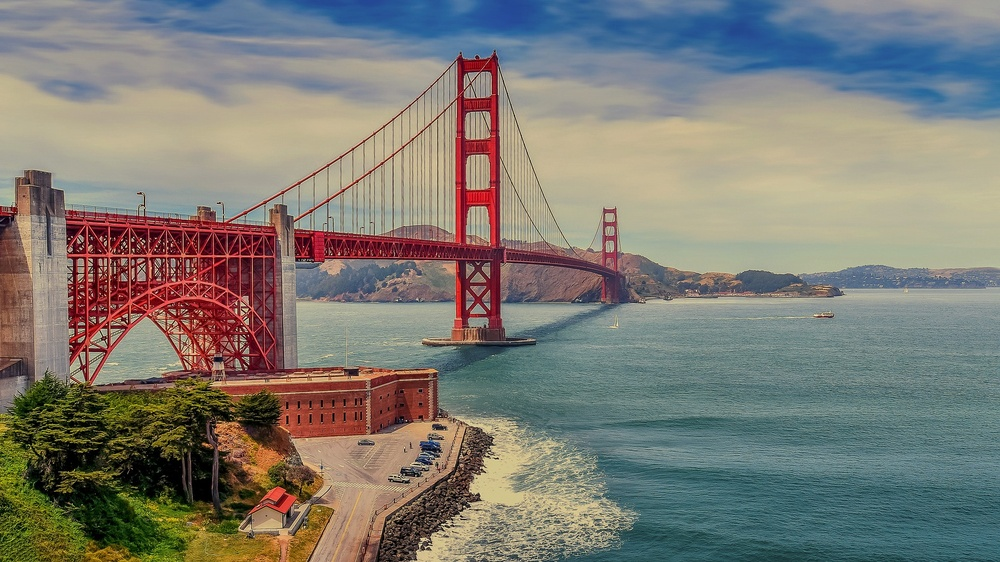
//> input picture OpenCV/ImagesComparison/original_golden_bridge.jpg, 1000 x 562 px, shrunk from 1920 x 1079 before the run
$ ./findContours_demo ../ImagesComparison/original_golden_bridge.jpg   (built with g++ and OpenCV 4)
//> lines starting //> are read from the running program, lines starting //| are printed output that depends on the picture; after the words box and inside, x2 and y2 are one past the last pixel; in counts of white or black regions, pixels touching at a corner belong together
#include <opencv2/highgui/highgui.hpp>
#include <opencv2/imgproc/imgproc.hpp>
#include <iostream>
#include <stdio.h>
#include <stdlib.h>

using namespace cv;
using namespace std;

Mat src; Mat src_gray;
int thresh = 100;
int max_thresh = 255;
RNG rng(12345);

/// Function header
void thresh_callback(int, void* );

/** @function main */
int main( int argc, char** argv )
{
  /// 加载源图像
  src = imread( argv[1], 1 );
//> src is the input picture: 562 rows x 1000 cols, CV_8UC3; mean B, G, R 116.2, 123.8, 125.7

  /// 转成灰度并模糊化降噪
  cvtColor( src, src_gray, CV_BGR2GRAY );
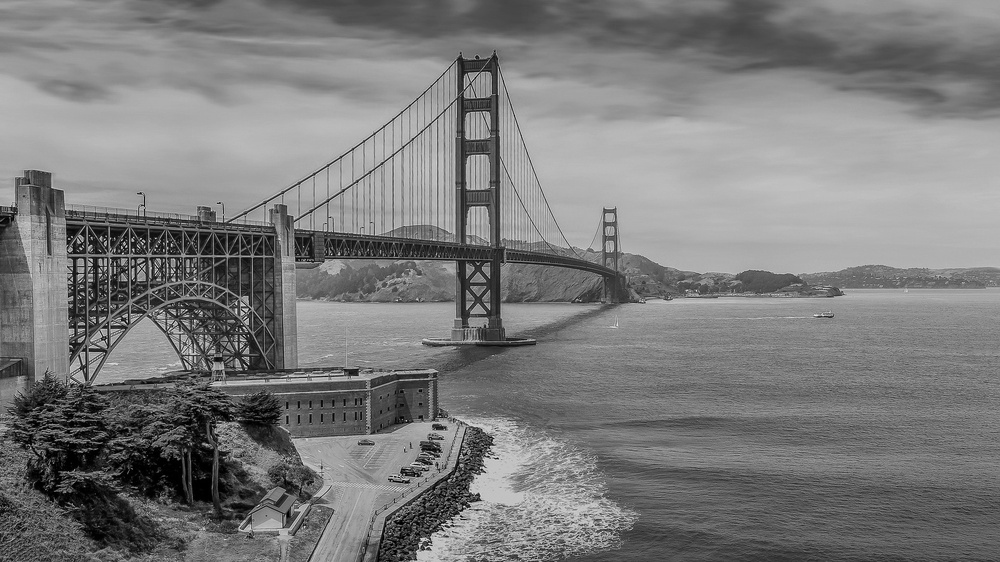
//> src_gray: 562 rows x 1000 cols, CV_8UC1; min 0, max 242, mean 123.5
  blur( src_gray, src_gray, Size(3,3) );

  /// 创建窗体
  char* source_window = "Source";
  namedWindow( source_window, CV_WINDOW_AUTOSIZE );
  imshow( source_window, src );

  createTrackbar( " Canny thresh:", "Source", &thresh, max_thresh, thresh_callback );
  thresh_callback( 0, 0 );

  waitKey(0);
  return(0);
}

/** @function thresh_callback */
void thresh_callback(int, void* )
{
  Mat canny_output;
  vector<vector<Point> > contours;
  vector<Vec4i> hierarchy;

  /// 用Canny算子检测边缘
  Canny( src_gray, canny_output, thresh, thresh*2, 3 );
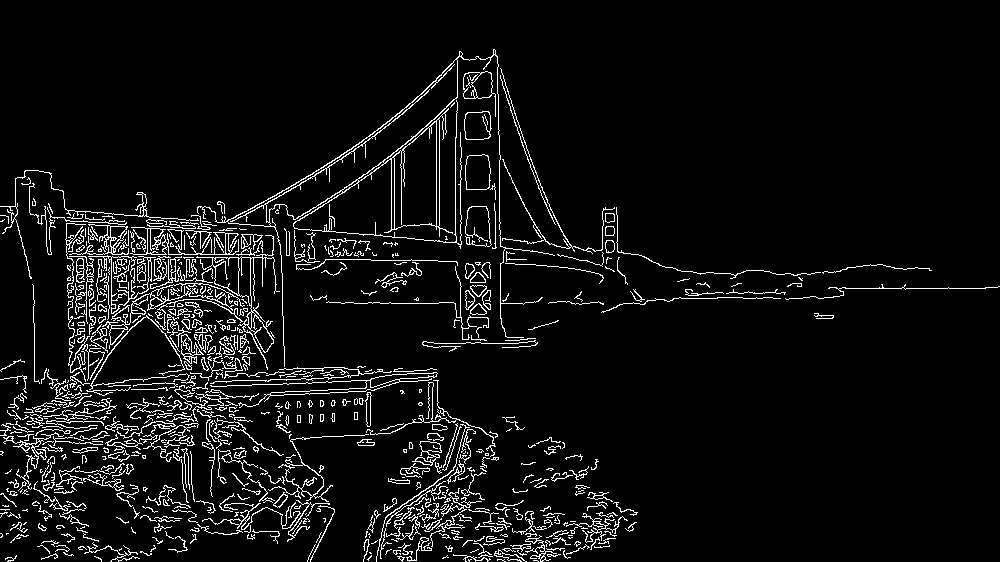
//> canny_output: 562 rows x 1000 cols, CV_8UC1; 6% white in thin lines or dots
  /// 寻找轮廓
  findContours( canny_output, contours, hierarchy, CV_RETR_TREE, CV_CHAIN_APPROX_SIMPLE, Point(0, 0) );
//> contours = 877 contours, 690 with area under 20; largest, box (x1, y1, x2, y2) and area: (197, 49, 555, 367) 11516, (227, 59, 458, 227) 6680, (393, 121, 437, 230) 3640, (196, 235, 280, 370) 1798, (88, 255, 156, 314) 1162

  /// 绘出轮廓
  Mat drawing = Mat::zeros( canny_output.size(), CV_8UC3 );
  for( int i = 0; i< contours.size(); i++ )
     {
       Scalar color = Scalar( rng.uniform(0, 255), rng.uniform(0,255), rng.uniform(0,255) );
       drawContours( drawing, contours, i, color, 2, 8, hierarchy, 0, Point() );
     }
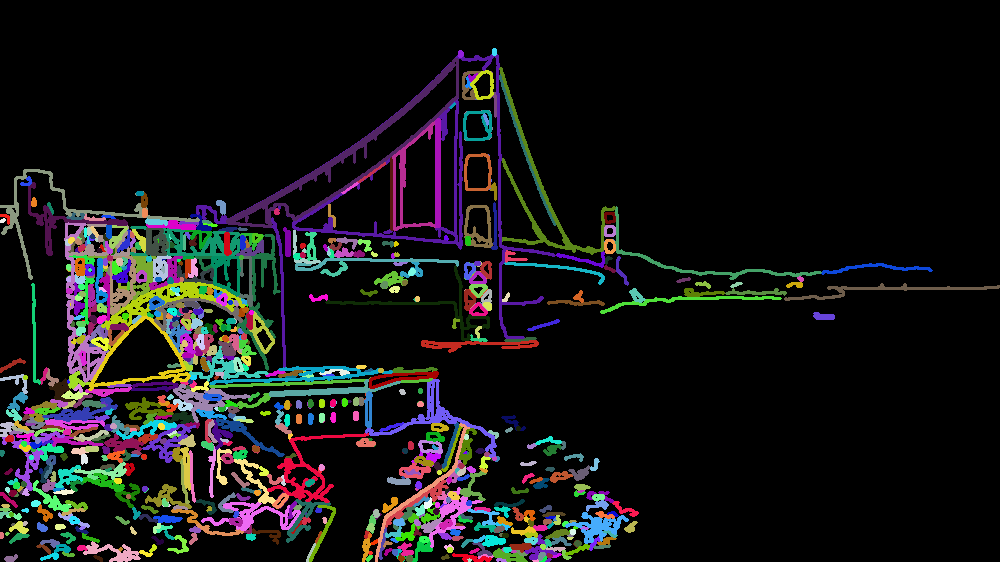
//> drawing: 562 rows x 1000 cols, CV_8UC3; mean B, G, R 21.6, 20.9, 21.7

  /// 在窗体中显示结果
  namedWindow( "Contours", CV_WINDOW_AUTOSIZE );
  imshow( "Contours", drawing );
}
